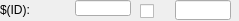
<?xml version="1.0" encoding="UTF-8"?>
<ui version="4.0">
 <class>Form</class>
 <widget class="QWidget" name="Form">
  <property name="geometry">
   <rect>
    <x>0</x>
    <y>0</y>
    <width>239</width>
    <height>21</height>
   </rect>
  </property>
  <property name="windowTitle">
   <string>Form</string>
  </property>
  <widget class="caLabel" name="calabel_34">
   <property name="geometry">
    <rect>
     <x>0</x>
     <y>0</y>
     <width>90</width>
     <height>20</height>
    </rect>
   </property>
   <property name="text">
    <string>$(ID):</string>
   </property>
   <property name="alignment">
    <set>Qt::AlignLeading|Qt::AlignLeft|Qt::AlignVCenter</set>
   </property>
  </widget>
  <widget class="caLed" name="caled_6">
   <property name="geometry">
    <rect>
     <x>45</x>
     <y>-5</y>
     <width>30</width>
     <height>30</height>
    </rect>
   </property>
   <property name="channel" stdset="0">
    <string notr="true">$(IOC):m$(MasterID)s$(SlaveID)-BI$(CH_ID)-EvtState$(ID)</string>
   </property>
  </widget>
  <widget class="caToggleButton" name="catogglebutton_6">
   <property name="geometry">
    <rect>
     <x>140</x>
     <y>0</y>
     <width>16</width>
     <height>22</height>
    </rect>
   </property>
   <property name="channel" stdset="0">
    <string notr="true">$(IOC):m$(MasterID)s$(SlaveID)-BO$(CH_ID)-EvtState$(ID)</string>
   </property>
  </widget>
  <widget class="caLineEdit" name="calineedit_11">
   <property name="geometry">
    <rect>
     <x>75</x>
     <y>0</y>
     <width>56</width>
     <height>16</height>
    </rect>
   </property>
   <property name="text">
    <string/>
   </property>
   <property name="alignment">
    <set>Qt::AlignRight|Qt::AlignTrailing|Qt::AlignVCenter</set>
   </property>
   <property name="channel" stdset="0">
    <string notr="true">$(IOC):m$(MasterID)s$(SlaveID)-BI$(CH_ID)-EvtTme$(ID)</string>
   </property>
   <property name="background">
    <color alpha="0">
     <red>160</red>
     <green>160</green>
     <blue>164</blue>
    </color>
   </property>
   <property name="colorMode">
    <enum>caLineEdit::Static</enum>
   </property>
   <property name="precisionMode">
    <enum>caLineEdit::User</enum>
   </property>
  </widget>
  <widget class="caTextEntry" name="catextentry_16">
   <property name="geometry">
    <rect>
     <x>175</x>
     <y>0</y>
     <width>56</width>
     <height>20</height>
    </rect>
   </property>
   <property name="minimumSize">
    <size>
     <width>0</width>
     <height>20</height>
    </size>
   </property>
   <property name="maximumSize">
    <size>
     <width>16777215</width>
     <height>20</height>
    </size>
   </property>
   <property name="readOnly">
    <bool>false</bool>
   </property>
   <property name="channel" stdset="0">
    <string notr="true">$(IOC):m$(MasterID)s$(SlaveID)-BO$(CH_ID)-OutpEvtTme$(ID)</string>
   </property>
   <property name="precisionMode">
    <enum>caLineEdit::User</enum>
   </property>
   <property name="keepFocus">
    <bool>true</bool>
   </property>
  </widget>
 </widget>
 <customwidgets>
  <customwidget>
   <class>caTextEntry</class>
   <extends>caLineEdit</extends>
   <header>caTextEntry</header>
  </customwidget>
  <customwidget>
   <class>caToggleButton</class>
   <extends>QCheckBox</extends>
   <header>caToggleButton</header>
  </customwidget>
  <customwidget>
   <class>caLabel</class>
   <extends>QLabel</extends>
   <header>caLabel</header>
  </customwidget>
  <customwidget>
   <class>caLed</class>
   <extends>QWidget</extends>
   <header>caLed</header>
  </customwidget>
  <customwidget>
   <class>caLineEdit</class>
   <extends>QLineEdit</extends>
   <header>caLineEdit</header>
  </customwidget>
 </customwidgets>
 <resources/>
 <connections/>
</ui>
